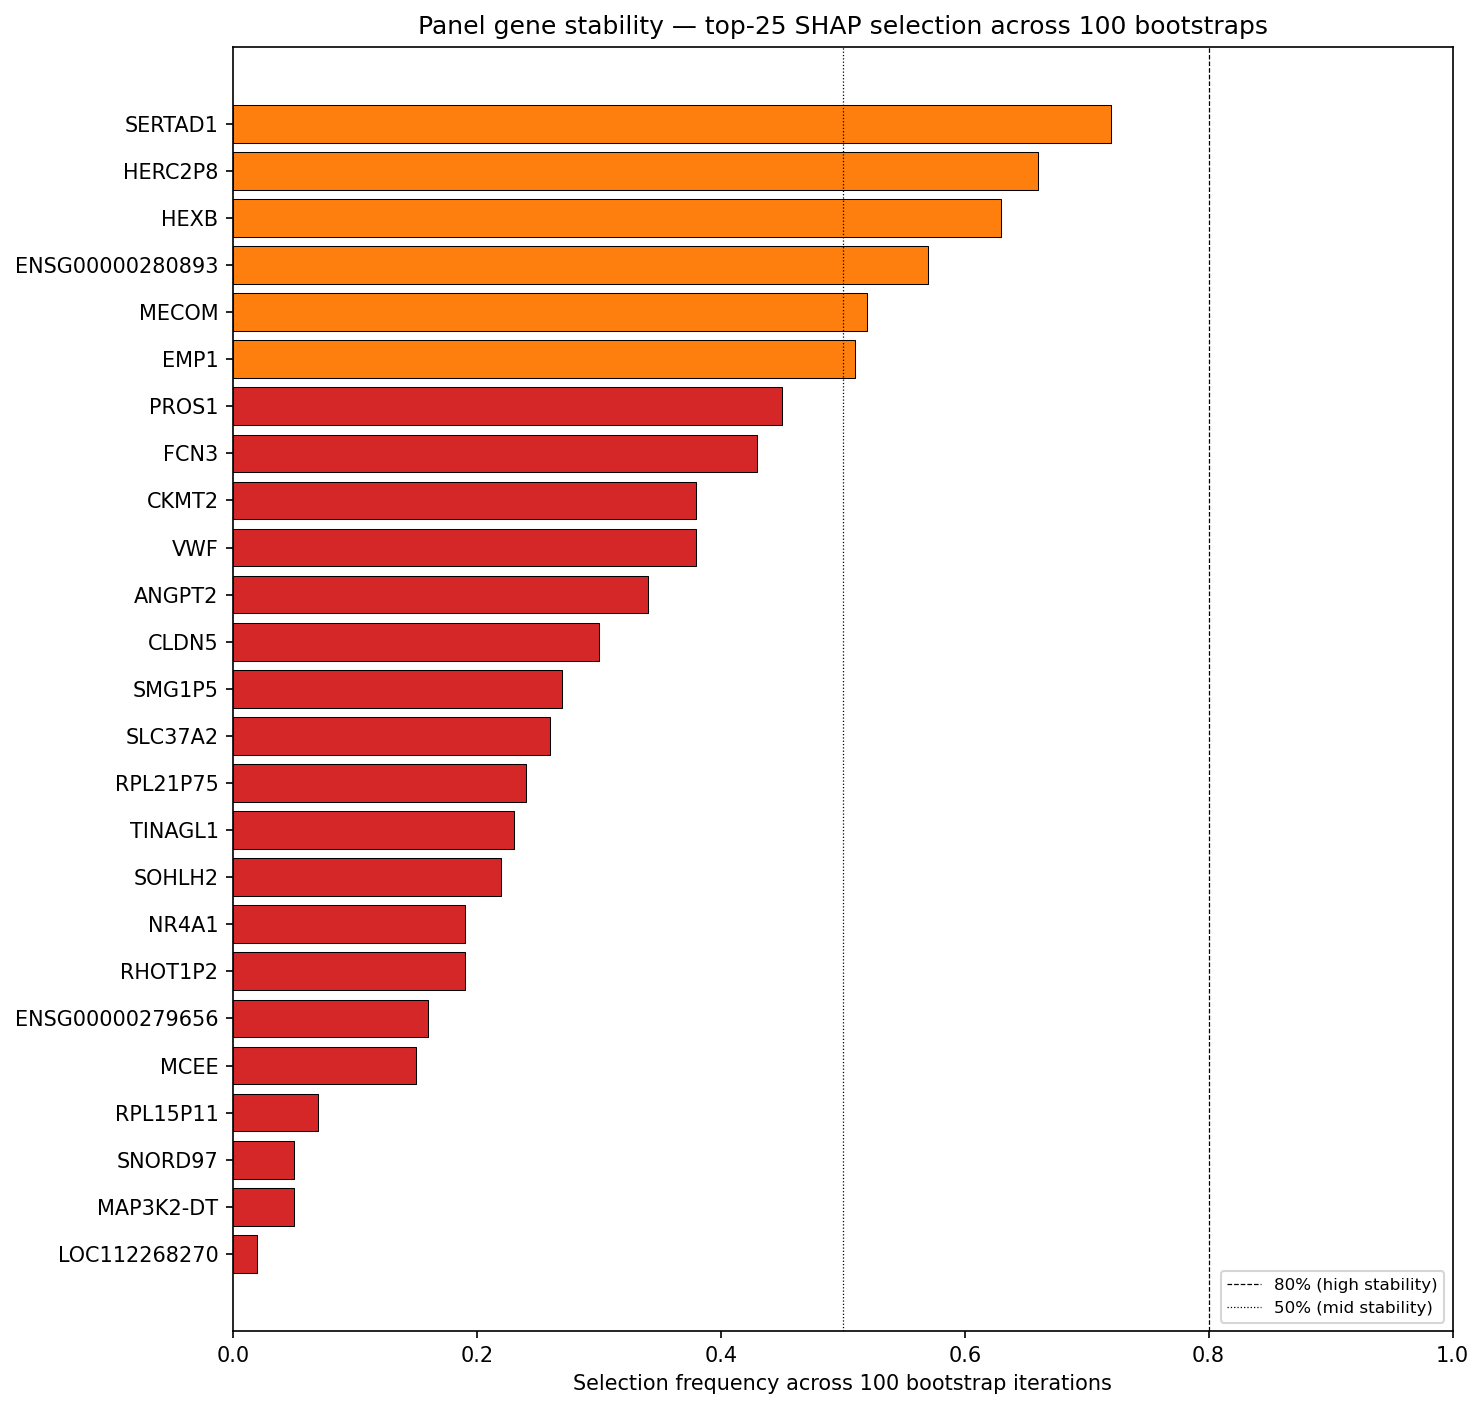

This chart was generated by the following Python code:
"""Bootstrap-based stability selection on the 3,704-gene SFM space.

Reviewer M5: Cross-architecture Jaccard 0.06-0.11 is weak; the standard
antidote is stability selection. This script:
  - Bootstraps 100 stratified resamples of the 874 training samples.
  - In each replicate, fits LightGBM on the 3,704-gene SFM matrix and
    records the top-25 SHAP-ranked features.
  - Reports per-gene selection frequency across replicates.
  - Reports which of the 25 panel members survive a frequency threshold.

A panel gene that appears in the top-25 across ≥80% of bootstraps is
considered stably selected; lower frequencies indicate cohort-specific or
correlated-feature substitution.

Outputs:
  stability_selection.csv          (per-gene selection frequency, top 50)
  stability_selection_statistics.txt
  stability_selection.png
"""

from __future__ import annotations

import json
import sys
import warnings
from pathlib import Path

import matplotlib
import matplotlib.pyplot as plt
import numpy as np
import pandas as pd

matplotlib.use("Agg")

ALS_DIR = Path(__file__).parents[1]
SCRIPT_DIR = Path(__file__).parent
sys.path.insert(0, str(ALS_DIR))

from utils import load_dataset  # noqa: E402

N_BOOTSTRAP = 100
TOP_K = 25
RANDOM_STATE = 42
_PARAMS_PATH = SCRIPT_DIR / "lgbm_top500_best_params.json"
_SFM_RANKING = SCRIPT_DIR / "lgbm_iter_final_shap_ranking.csv"
_PREFILTER_X = SCRIPT_DIR / "lgbm_prefilter_X.npy"
_PREFILTER_NAMES = SCRIPT_DIR / "lgbm_prefilter_names.txt"
_PANEL_CSV = SCRIPT_DIR / "lgbm_core25_panel.csv"


def _load_sfm_matrix() -> tuple[np.ndarray, list[str]]:
    sfm_df = pd.read_csv(_SFM_RANKING)
    sfm_features = sfm_df["feature"].tolist()
    all_names = _PREFILTER_NAMES.read_text().splitlines()
    name_to_col = {n: i for i, n in enumerate(all_names)}
    kept = [f for f in sfm_features if f in name_to_col]
    col_idx = [name_to_col[f] for f in kept]
    X_full = np.load(_PREFILTER_X)
    return X_full[:, col_idx].astype(np.float32), kept


def _bootstrap_iteration(
    X: np.ndarray,
    y: np.ndarray,
    rng: np.random.Generator,
    params: dict,
    sfm_features: list[str],
) -> set[str]:
    import shap
    from utils import PanelLGBMClassifier as LGBMClassifier

    # Stratified resample
    pos_idx = np.where(y == 1)[0]
    neg_idx = np.where(y == 0)[0]
    n_pos = rng.choice(pos_idx, size=len(pos_idx), replace=True)
    n_neg = rng.choice(neg_idx, size=len(neg_idx), replace=True)
    idx = np.concatenate([n_pos, n_neg])
    rng.shuffle(idx)
    X_b, y_b = X[idx], y[idx]

    clf = LGBMClassifier(**params)
    with warnings.catch_warnings():
        warnings.filterwarnings("ignore")
        clf.fit(X_b, y_b)
        # SHAP top-25 on the bootstrap sample
        explainer = shap.TreeExplainer(clf)
        shap_vals = explainer.shap_values(X_b)
        if isinstance(shap_vals, list):
            shap_vals = shap_vals[1]
        mean_abs = np.abs(shap_vals).mean(axis=0)
        top_idx = np.argsort(mean_abs)[-TOP_K:]
    return {sfm_features[i] for i in top_idx}


def main() -> None:
    print("Loading SFM matrix and labels ...")
    X, sfm_features = _load_sfm_matrix()
    (ds,) = load_dataset(
        "GSE153960", platform="GPL24676", resources_dir=ALS_DIR / "resources"
    )
    y = ds.y.values.astype(int)
    print(f"  X: {X.shape}  ALS={int(y.sum())}  Ctrl={len(y) - int(y.sum())}")

    params = json.loads(_PARAMS_PATH.read_text())
    params["colsample_bytree"] = 1.0
    params["random_state"] = RANDOM_STATE
    params["n_estimators"] = 600  # reduce for bootstrap speed
    # disable verbose
    params["verbosity"] = -1

    panel_df = pd.read_csv(_PANEL_CSV)
    panel_features = set(panel_df["feature"].tolist())
    panel_sym = dict(zip(panel_df["feature"], panel_df["symbol"]))

    rng = np.random.default_rng(RANDOM_STATE)
    counts: dict[str, int] = {}
    import time

    print(f"\nRunning {N_BOOTSTRAP} bootstrap iterations ...")
    t_start = time.time()
    for b in range(N_BOOTSTRAP):
        top = _bootstrap_iteration(X, y, rng, params, sfm_features)
        for f in top:
            counts[f] = counts.get(f, 0) + 1
        if (b + 1) % 10 == 0:
            print(
                f"  bootstrap {b + 1}/{N_BOOTSTRAP}  elapsed: {time.time() - t_start:.1f}s",
                flush=True,
            )

    # Build frequency table
    rows = []
    for f, c in counts.items():
        rows.append(
            {
                "feature": f,
                "symbol": panel_sym.get(f, ""),
                "selection_freq": c / N_BOOTSTRAP,
                "n_selected": c,
                "is_panel": f in panel_features,
            }
        )
    df = pd.DataFrame(rows).sort_values("selection_freq", ascending=False)
    df.to_csv(SCRIPT_DIR / "stability_selection.csv", index=False)
    print("\nTop-50 features by selection frequency:")
    print(df.head(50).to_string(index=False))

    # Panel coverage
    panel_freq = df[df["is_panel"]]
    print(f"\nPanel gene selection frequencies (n_panel_total={len(panel_features)}):")
    for _, row in panel_freq.iterrows():
        print(
            f"  {row['symbol']:<16}  freq={row['selection_freq']:.2f}  n={int(row['n_selected'])}/{N_BOOTSTRAP}"
        )

    n_panel_seen = len(panel_freq)
    print(
        f"\nPanel genes ever selected in {N_BOOTSTRAP} bootstraps: {n_panel_seen}/{len(panel_features)}"
    )
    high_stab = panel_freq[panel_freq["selection_freq"] >= 0.80]
    mid_stab = panel_freq[
        (panel_freq["selection_freq"] >= 0.50) & (panel_freq["selection_freq"] < 0.80)
    ]
    low_stab = panel_freq[panel_freq["selection_freq"] < 0.50]
    print(f"  High stability (≥80%): {len(high_stab)} — {high_stab['symbol'].tolist()}")
    print(f"  Mid stability (50-80%): {len(mid_stab)} — {mid_stab['symbol'].tolist()}")
    print(f"  Low stability (<50%): {len(low_stab)} — {low_stab['symbol'].tolist()}")

    # Statistics file
    lines = [
        f"Stability selection — {N_BOOTSTRAP} stratified bootstraps × top-{TOP_K} SHAP on 3,704 SFM genes",
        "=" * 70,
        "",
        "Panel gene selection frequencies:",
    ]
    for _, row in panel_freq.iterrows():
        flag = (
            "HIGH"
            if row["selection_freq"] >= 0.80
            else "MID"
            if row["selection_freq"] >= 0.50
            else "LOW"
        )
        lines.append(
            f"  [{flag:<4}] {row['symbol']:<16}  freq={row['selection_freq']:.2f}"
        )

    lines += [
        "",
        f"High stability (selected in ≥80% of bootstraps; n={len(high_stab)}):",
        "  " + ", ".join(sorted(high_stab["symbol"].tolist()))
        if not high_stab.empty
        else "  (none)",
        "",
        f"Mid stability (50-80%; n={len(mid_stab)}):",
        "  " + ", ".join(sorted(mid_stab["symbol"].tolist()))
        if not mid_stab.empty
        else "  (none)",
        "",
        f"Low stability (<50%; n={len(low_stab)}):",
        "  " + ", ".join(sorted(low_stab["symbol"].tolist()))
        if not low_stab.empty
        else "  (none)",
        "",
        "Top-30 candidates by stability across ALL bootstraps (not restricted to panel):",
    ]
    for _, row in df.head(30).iterrows():
        sym = row["symbol"] if row["symbol"] else row["feature"][:15] + "..."
        flag = "PANEL" if row["is_panel"] else "non-panel"
        lines.append(f"  {sym:<20}  freq={row['selection_freq']:.2f}  ({flag})")

    (SCRIPT_DIR / "stability_selection_statistics.txt").write_text("\n".join(lines))

    # Plot
    fig, ax = plt.subplots(figsize=(10, max(6, len(panel_freq) * 0.3 + 2)))
    panel_freq_sorted = panel_freq.sort_values("selection_freq")
    colors = [
        "#d62728" if f < 0.50 else "#ff7f0e" if f < 0.80 else "#2ca02c"
        for f in panel_freq_sorted["selection_freq"]
    ]
    ax.barh(
        panel_freq_sorted["symbol"],
        panel_freq_sorted["selection_freq"],
        color=colors,
        edgecolor="black",
        lw=0.5,
    )
    ax.axvline(0.80, ls="--", color="black", lw=0.6, label="80% (high stability)")
    ax.axvline(0.50, ls=":", color="black", lw=0.6, label="50% (mid stability)")
    ax.set_xlabel("Selection frequency across 100 bootstrap iterations")
    ax.set_xlim(0, 1)
    ax.set_title(
        f"Panel gene stability — top-25 SHAP selection across {N_BOOTSTRAP} bootstraps"
    )
    ax.legend(loc="lower right", fontsize=8)
    plt.tight_layout()
    fig.savefig(SCRIPT_DIR / "stability_selection.png", dpi=150, bbox_inches="tight")
    plt.close("all")
    print("\nSaved -> stability_selection.{csv,txt,png}")


if __name__ == "__main__":
    main()
